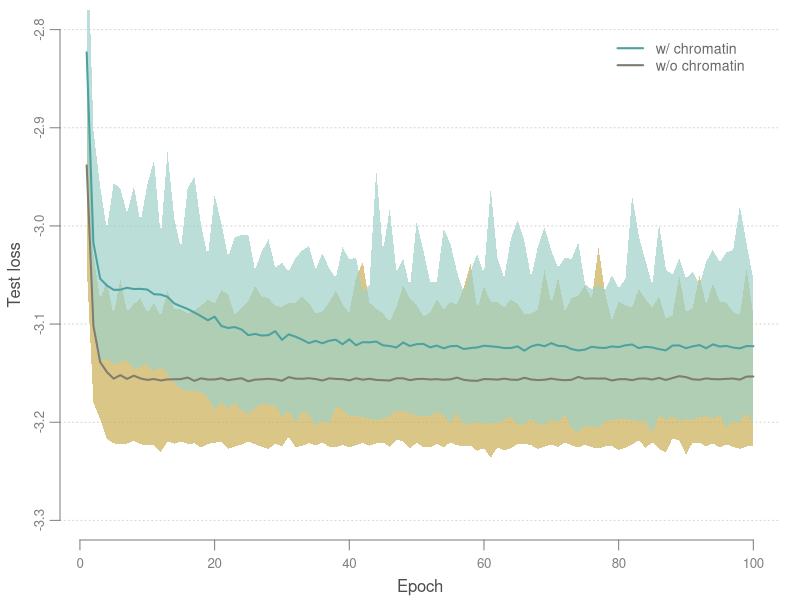
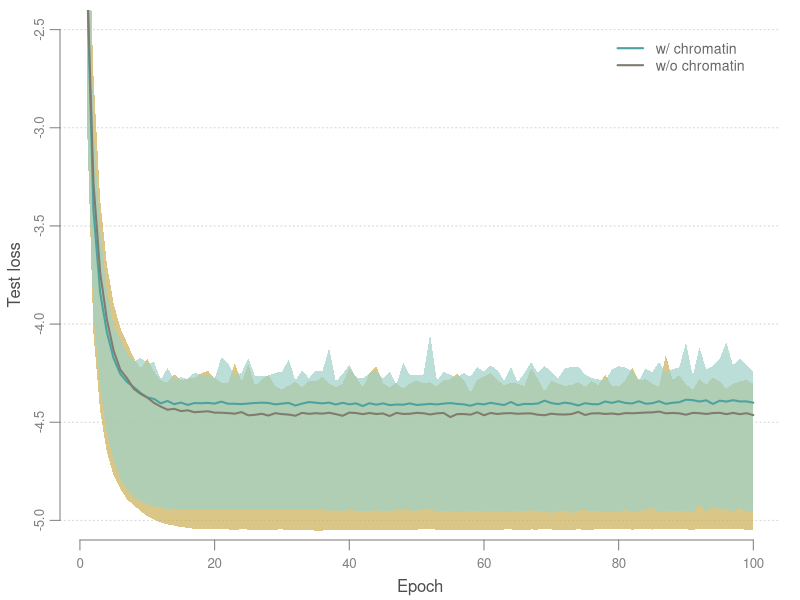
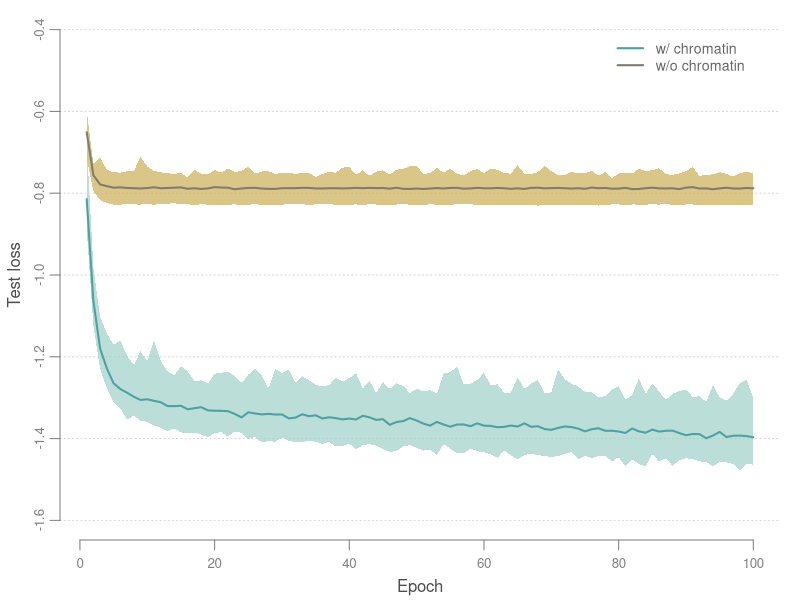

Reproduce these figures in R, in order.
# The performance on the test set is in column V3.
a = read.table("learning_curves_full.txt")
b = read.table("learning_curves_ctrl.txt")

am = tapply(X=a$V3, INDEX=a$V1, median)
aup = tapply(X=a$V3, INDEX=a$V1, quantile, .985)
adn = tapply(X=a$V3, INDEX=a$V1, quantile, .015)

bm = tapply(X=b$V3, INDEX=b$V1, median)[1:100]
bup = tapply(X=b$V3, INDEX=b$V1, quantile, .985)
bdn = tapply(X=b$V3, INDEX=b$V1, quantile, .015)

#ymax = max(aup, bup)
#ymin = min(adn, bdn)

tCOL=c("#9CD1C7B0", "#CAAE53B0")
COL=c("#4CA2A1", "#807C6F")

pdf("training.pdf", useDingbats=FALSE, height=3, width=5)
par(mar=c(3,3,0.5,1))
plot(1:100, am, lwd=3, type="n", ylim=c(-3.3,-2.8),
   panel.first=grid(nx=NA, ny=NULL),
   bty="n", xaxt="n", yaxt="n", xlab="", ylab="")
polygon(c(1:100,100:1), c(bup, rev(bdn)), lty=0, col=tCOL[2])
polygon(c(1:100,100:1), c(aup, rev(adn)), lty=0, col=tCOL[1])
lines(1:100, am, lwd=2, col=COL[1])
lines(1:100, bm, lwd=2, col=COL[2])
legend(x="topright", col=COL, text.col="grey40", lwd=2,
   legend=c("w/ chromatin", "w/o chromatin"), bg="white",
   box.col="white", cex=.85, pt.cex=1.1, inset=.04)
axis(side=2, col.axis="grey50", col="grey50", cex.axis=.8, padj=.8)
axis(side=1, col.axis="grey50", col="grey50", cex.axis=.8, padj=-.8)
title(xlab="Epoch", col="grey50", line=1.8, col.lab="grey30")
title(ylab="Test loss", col="grey50", line=1.8, col.lab="grey30")
dev.off()


a = read.table("learning_curves_full_6xPCR.txt")
b = read.table("learning_curves_ctrl_6xPCR.txt")

am = tapply(X=a$V3, INDEX=a$V1, median)
aup = tapply(X=a$V3, INDEX=a$V1, quantile, .985)
adn = tapply(X=a$V3, INDEX=a$V1, quantile, .015)

bm = tapply(X=b$V3, INDEX=b$V1, median)
bup = tapply(X=b$V3, INDEX=b$V1, quantile, .985)
bdn = tapply(X=b$V3, INDEX=b$V1, quantile, .015)

#ymax = max(aup, bup)
#ymin = min(adn, bdn)

tCOL=c("#9CD1C7B0", "#CAAE53B0")
COL=c("#4CA2A1", "#807C6F")

pdf("training_6xPCR.pdf", useDingbats=FALSE, height=3, width=5)
par(mar=c(3,3,0.5,1))
plot(1:100, am, lwd=3, type="n", ylim=c(-5,-2.5),
   panel.first=grid(nx=NA, ny=NULL),
   bty="n", xaxt="n", yaxt="n", xlab="", ylab="")
polygon(c(1:100,100:1), c(bup, rev(bdn)), lty=0, col=tCOL[2])
polygon(c(1:100,100:1), c(aup, rev(adn)), lty=0, col=tCOL[1])
lines(1:100, am, lwd=2, col=COL[1])
lines(1:100, bm, lwd=2, col=COL[2])
legend(x="topright", col=COL, text.col="grey40", lwd=2,
   legend=c("w/ chromatin", "w/o chromatin"), bg="white",
   box.col="white", cex=.85, pt.cex=1.1, inset=.04)
axis(side=2, col.axis="grey50", col="grey50", cex.axis=.8, padj=.8)
axis(side=1, col.axis="grey50", col="grey50", cex.axis=.8, padj=-.8)
title(xlab="Epoch", col="grey50", line=1.8, col.lab="grey30")
title(ylab="Test loss", col="grey50", line=1.8, col.lab="grey30")
dev.off()


a = read.table("learning_curves_full_GC.txt")
b = read.table("learning_curves_ctrl_GC.txt")

am = tapply(X=a$V3, INDEX=a$V1, median)
aup = tapply(X=a$V3, INDEX=a$V1, quantile, .985)
adn = tapply(X=a$V3, INDEX=a$V1, quantile, .015)

bm = tapply(X=b$V3, INDEX=b$V1, median)
bup = tapply(X=b$V3, INDEX=b$V1, quantile, .985)
bdn = tapply(X=b$V3, INDEX=b$V1, quantile, .015)

#ymax = max(aup, bup)
#ymin = min(adn, bdn)

tCOL=c("#9CD1C7B0", "#CAAE53B0")
COL=c("#4CA2A1", "#807C6F")

pdf("training_GC.pdf", useDingbats=FALSE, height=3, width=5)
par(mar=c(3,3,0.5,1))
plot(1:100, am, lwd=3, type="n", ylim=c(-1.6,-.4),
   panel.first=grid(nx=NA, ny=NULL),
   bty="n", xaxt="n", yaxt="n", xlab="", ylab="")
polygon(c(1:100,100:1), c(bup, rev(bdn)), lty=0, col=tCOL[2])
polygon(c(1:100,100:1), c(aup, rev(adn)), lty=0, col=tCOL[1])
lines(1:100, am, lwd=2, col=COL[1])
lines(1:100, bm, lwd=2, col=COL[2])
legend(x="topright", col=COL, text.col="grey40", lwd=2,
   legend=c("w/ chromatin", "w/o chromatin"), bg="white",
   box.col="white", cex=.85, pt.cex=1.1, inset=.04)
axis(side=2, col.axis="grey50", col="grey50", cex.axis=.8, padj=.8)
axis(side=1, col.axis="grey50", col="grey50", cex.axis=.8, padj=-.8)
title(xlab="Epoch", col="grey50", line=1.8, col.lab="grey30")
title(ylab="Test loss", col="grey50", line=1.8, col.lab="grey30")
dev.off()
